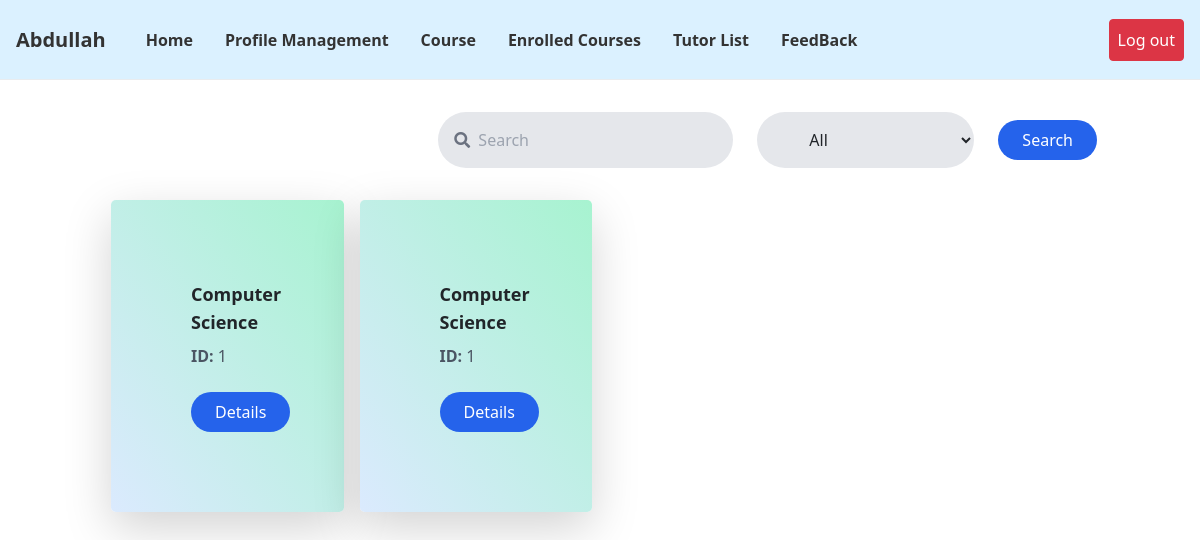
The app's page /student/enrolled_courses.php (signed in), older data.
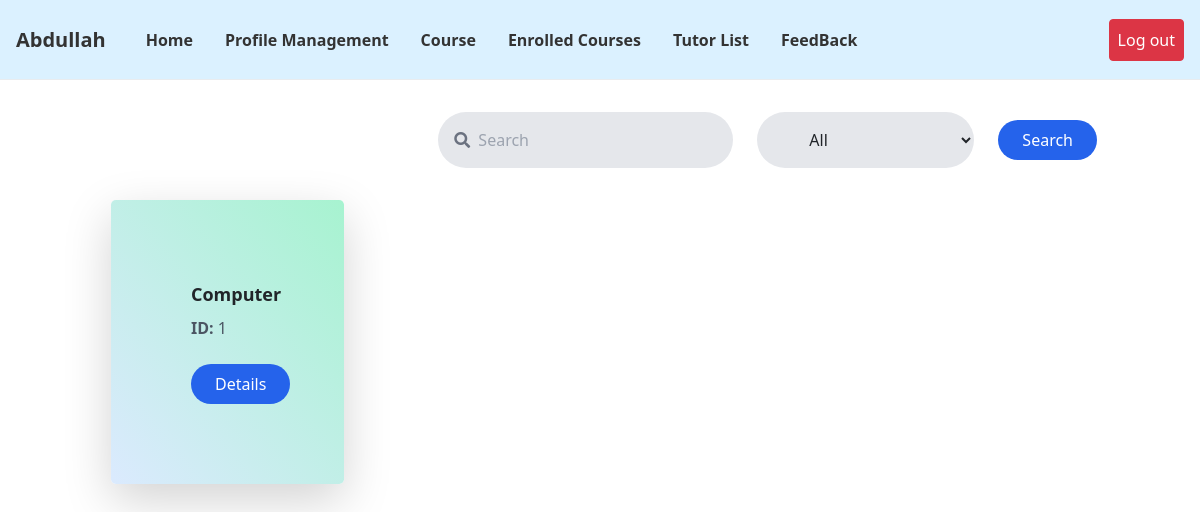
The same page, newer data.
### tables this page shows
CREATE TABLE `enrolmentt` (
  `enrolment_id` int(11) NOT NULL,
  `user_id` int(11) NOT NULL,
  `course_id` int(11) NOT NULL,
  `type` varchar(255) NOT NULL,
  `enrolment_date` timestamp NOT NULL DEFAULT current_timestamp(),
  `user_name` varchar(255) NOT NULL,
  `course_name` varchar(255) NOT NULL
);

### student/enrolled_courses.php (the view, shortened to what this page needs)
<?php
include ('../dbcon.php');
$search = isset($_GET['search']) ? $_GET['search'] : '';
$query = "SELECT * FROM enrolmentt WHERE user_id='".$_SESSION['id']."'";
$query_run = mysqli_query($con, $query);
$course = mysqli_num_rows($query_run);
?>
<!DOCTYPE html>
<html>
<head>
  <link href="https://cdnjs.cloudflare.com/ajax/libs/font-awesome/5.10.0/css/all.min.css" rel="stylesheet">
  <link href="lib/owlcarousel/assets/owl.carousel.min.css" rel="stylesheet">
  <link rel="stylesheet" href="https://stackpath.bootstrapcdn.com/bootstrap/4.5.0/css/bootstrap.min.css">
  <link rel="stylesheet" href="../css/enroled_course_style.css">
  <link href="https://cdn.jsdelivr.net/npm/tailwindcss@2.2.17/dist/tailwind.min.css" rel="stylesheet">
</head>
<body class=" bg-white">
  <nav class="navbar navbar-expand-lg text font-semibold ">
    <a class="navbar-brand" href="#"><?php echo $_SESSION['user_name']; ?></a>
    <div class="collapse navbar-collapse" id="navbarNav">
      <ul class="navbar-nav mx-2">
        <li class="nav-item active mx-2">
          <a class="nav-link" href="./student_dashboard.php">Home</a>
        </li>
        <li class="nav-item active mx-2">
          <a class="nav-link" href="student_profile.php">Profile Management</a>
        </li>
        <li class="nav-item mx-2">
          <a class="nav-link" href="./course_en.php">Course</a>
        </li>
        <li class="nav-item mx-2">
          <a class="nav-link" href="./enrolled_courses.php">Enrolled Courses</a>
        </li>
        <li class="nav-item mx-2">
          <a class="nav-link" href="#tutor-list">Tutor List</a>
        </li>
        <li class="nav-item mx-2">
          <a class="nav-link" href="./feedback.php">FeedBack</a>
        </li>
      </ul>
    </div>
    <a href="../logout.php" title="Logout" class="btn btn-danger py-2 px-2 d-none d-lg-block">Log out</a>
  </nav>
  <div class="container mx-auto ">
    <div class="flex flex-wrap mt-8">
      <div class="w-full mb-4">
        <form class="flex items-center justify-end">
          <div class="relative mr-4">
            <input type="text" name="search" placeholder="Search" class="bg-gray-200 rounded-full py-3 px-6 pl-10 focus:outline-none focus:ring-2 focus:ring-blue-600" value="<?php echo $search; ?>">
            <span class="absolute top-0 left-0 ml-3 mt-3">
              <i class="fas fa-search text-gray-500"></i>
            </span>
          </div>
          <div class="relative mr-4">
            <select name="filter" class="bg-gray-200 rounded-full py-3 px-5 pr-10 focus:outline-none focus:ring-2 focus:ring-blue-600">
              <option value="">All</option>
            </select>
          </div>
          <button type="submit" class="bg-blue-600 text-white rounded-full py-2 px-4 hover:bg-blue-400 focus:outline-none focus:ring-2 focus:ring-blue-600">Search</button>
        </form>
      </div>
      <?php
      if ($course > 0) {
        while ($row = mysqli_fetch_array($query_run)) {
      ?>
      <div class="w-full sm:w-1/2 md:w-1/3 lg:w-1/4 xl:w-1/5 p-2">
        <div class=" bg-gradient-to-bl from-green-200 to-blue-100 rounded-lg shadow-lg">
          <div class="p-20">
            <h4 class="text-lg font-bold mb-2"><?php echo $row['course_name'] ?></h4>
            <p class="text-gray-600"><b>ID:</b> <?php echo $row['course_id'] ?></p>
            <form method="post" action="./enrolled_course_materil.php">
              <button type="submit" name="submit" class="bg-blue-600 text-white rounded-full py-2 px-4 mt-4 hover:bg-blue-700 focus:outline-none focus:ring-2 focus:ring-blue-600">Details</button>
            </form>
          </div>
        </div>
      </div>
      <?php
        }
      } else {
      ?>
      <div class="w-full text-center">
        <p>No courses found.</p>
      </div>
      <?php
      }
      ?>
    </div>
  </div>
</body>
</html>

Row changes from the older to the newer data that the page shows:
removed enrolmentt: course_name "Computer Science", course "1"
removed enrolmentt: course_name "Computer Science", course "1"
added enrolmentt: course_name "Computer", course "1"
